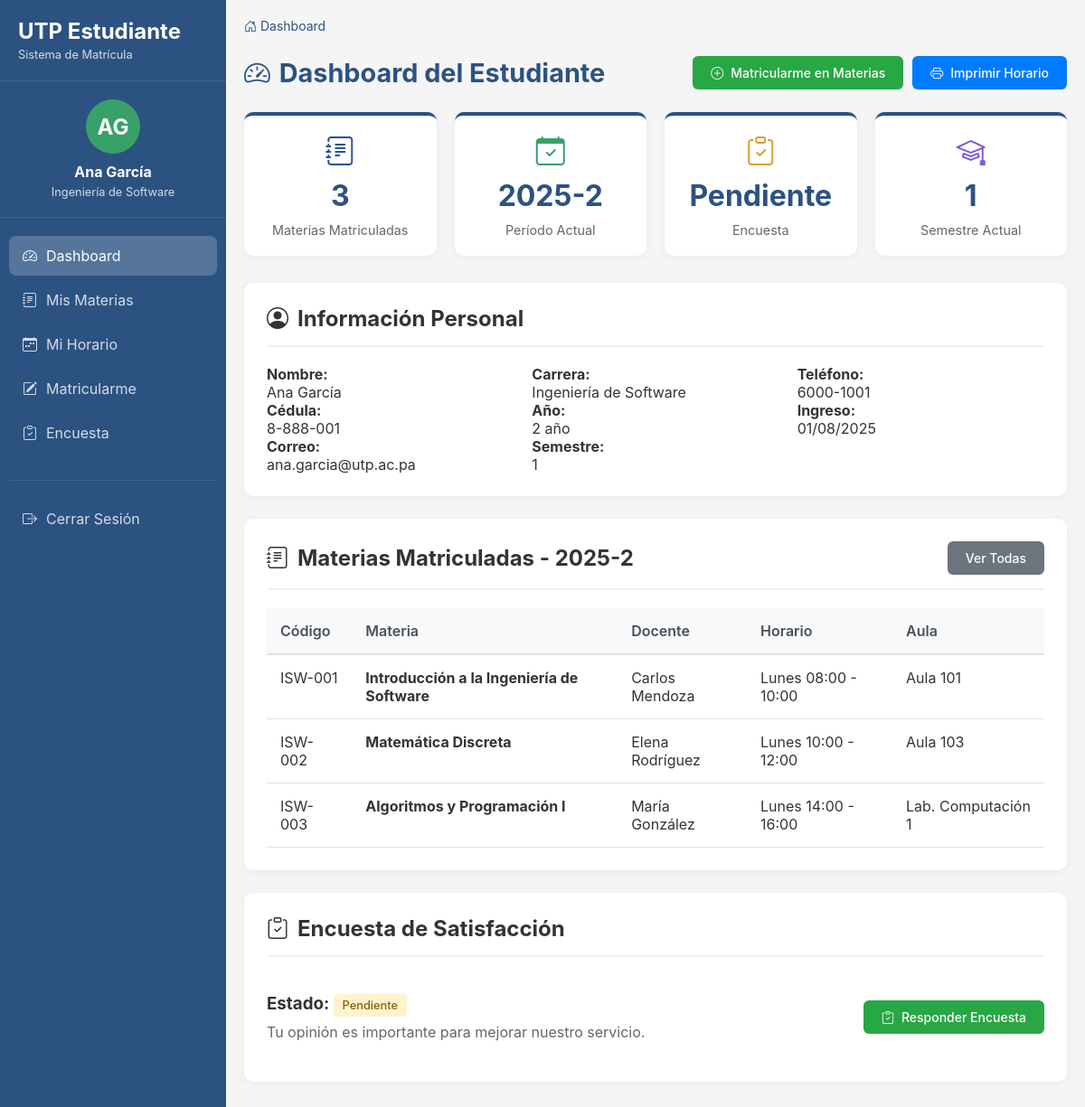
The page /app/views/estudiante/dashboard.php (signed in) on the database its author committed.
### tables this page shows
CREATE TABLE IF NOT EXISTS `estudiantes` (
  `id_estudiante` int NOT NULL AUTO_INCREMENT,
  `cedula` varchar(50) NOT NULL,
  `id_usuario` int NOT NULL,
  `telefono` varchar(20) DEFAULT NULL,
  `año_carrera` int DEFAULT '1',
  `semestre_actual` int DEFAULT '1',
  `fecha_ingreso` timestamp NULL DEFAULT CURRENT_TIMESTAMP,
  `id_carrera` int DEFAULT NULL,
  PRIMARY KEY (`id_estudiante`),
  UNIQUE KEY `cedula` (`cedula`),
  KEY `id_usuario` (`id_usuario`),
  KEY `id_carrera` (`id_carrera`)
);

CREATE TABLE IF NOT EXISTS `usuario` (
  `id_usuario` int NOT NULL AUTO_INCREMENT,
  `nombre` varchar(50) NOT NULL,
  `apellido` varchar(50) NOT NULL,
  `correo` varchar(100) NOT NULL,
  `password` varchar(255) NOT NULL,
  `rol` varchar(20) NOT NULL DEFAULT 'estudiante',
  `estado` enum('activo','inactivo') NOT NULL DEFAULT 'activo',
  PRIMARY KEY (`id_usuario`),
  UNIQUE KEY `correo` (`correo`)
);

CREATE TABLE IF NOT EXISTS `carreras` (
  `id_carrera` int NOT NULL AUTO_INCREMENT,
  `nombre` varchar(100) NOT NULL,
  `descripcion` text,
  `codigo` varchar(20) DEFAULT NULL,
  `duracion_semestres` int DEFAULT '10',
  `creditos_totales` int DEFAULT '180',
  `nivel_academico` enum('Técnico','Licenciatura','Ingeniería','Maestría','Doctorado') DEFAULT 'Ingeniería',
  `area_conocimiento` varchar(100) DEFAULT NULL,
  `perfil_egreso` text,
  `campo_laboral` text,
  `estado` enum('activa','inactiva') DEFAULT 'activa',
  `fecha_creacion` datetime DEFAULT CURRENT_TIMESTAMP,
  PRIMARY KEY (`id_carrera`),
  UNIQUE KEY `codigo` (`codigo`)
);

CREATE TABLE IF NOT EXISTS `periodos_academicos` (
  `id_periodo` int NOT NULL AUTO_INCREMENT,
  `nombre` varchar(20) NOT NULL,
  `año` int NOT NULL,
  `semestre` int NOT NULL,
  `fecha_inicio` date NOT NULL,
  `fecha_fin` date NOT NULL,
  `estado` enum('activo','inactivo','planificado') DEFAULT 'planificado',
  `fecha_registro` datetime DEFAULT CURRENT_TIMESTAMP,
  PRIMARY KEY (`id_periodo`),
  UNIQUE KEY `nombre` (`nombre`)
);

CREATE TABLE IF NOT EXISTS `grupos_horarios_materia` (
  `id_ghm` int NOT NULL AUTO_INCREMENT,
  `id_materia` int NOT NULL,
  `id_horario` int NOT NULL,
  `aula` varchar(20) DEFAULT NULL,
  PRIMARY KEY (`id_ghm`),
  KEY `id_materia` (`id_materia`),
  KEY `id_horario` (`id_horario`)
);

CREATE TABLE IF NOT EXISTS `materias` (
  `id_materia` int NOT NULL AUTO_INCREMENT,
  `codigo` varchar(20) DEFAULT NULL,
  `nombre` varchar(100) NOT NULL,
  `descripcion` text,
  `costo` decimal(10,2) DEFAULT '0.00',
  `id_carrera` int NOT NULL,
  `id_docente` int DEFAULT NULL,
  PRIMARY KEY (`id_materia`),
  UNIQUE KEY `codigo` (`codigo`),
  KEY `id_carrera` (`id_carrera`),
  KEY `fk_materias_docentes` (`id_docente`)
);

CREATE TABLE IF NOT EXISTS `horarios` (
  `id_horario` int NOT NULL AUTO_INCREMENT,
  `dia` varchar(20) NOT NULL,
  `hora_inicio` time NOT NULL,
  `hora_fin` time NOT NULL,
  PRIMARY KEY (`id_horario`)
);

### app/views/estudiante/dashboard.php (the view, shortened to what this page needs)
<?php
require_once '../../config/conexion.php';
$pagina_activa = 'dashboard';
if (!isset($_SESSION['id_estudiante'])) {
    $id_usuario = $_SESSION['user_id'];
    $query_get_estudiante_id = "SELECT id_estudiante FROM estudiantes WHERE id_usuario = ?";
    $stmt = $conexion->prepare($query_get_estudiante_id);
    $stmt->bind_param('i', $id_usuario);
    $stmt->execute();
    $result = $stmt->get_result();
    $estudiante_data = $result->fetch_assoc();
    $id_estudiante = $estudiante_data['id_estudiante'];
} else {
    $id_estudiante = $_SESSION['id_estudiante'];
}
$query_estudiante = "SELECT e.*, u.nombre, u.apellido, u.correo,
                     c.nombre as carrera_nombre, c.codigo as carrera_codigo,
                     c.id_carrera
                     FROM estudiantes e
                     JOIN usuario u ON e.id_usuario = u.id_usuario
                     LEFT JOIN carreras c ON e.id_carrera = c.id_carrera
                     WHERE e.id_estudiante = ?";
$stmt = $conexion->prepare($query_estudiante);
$stmt->bind_param('i', $id_estudiante);
$stmt->execute();
$result = $stmt->get_result();
$estudiante = $result->fetch_assoc();
$query_periodo = "SELECT * FROM periodos_academicos WHERE estado = 'activo' LIMIT 1";
$periodo_result = $conexion->query($query_periodo);
$periodo = $periodo_result ? $periodo_result->fetch_assoc() : null;
$matriculas = [];
if ($periodo && isset($periodo['id_periodo'])) {
    $query_matriculas = "SELECT m.nombre as materia_nombre, m.codigo as materia_codigo,
                         ghm.aula, h.dia, h.hora_inicio, h.hora_fin,
                         CONCAT(d.nombre, ' ', d.apellido) as docente_nombre
                         FROM matriculas mat
                         JOIN grupos_horarios_materia ghm ON mat.id_ghm = ghm.id_ghm
                         JOIN materias m ON ghm.id_materia = m.id_materia
                         JOIN horarios h ON ghm.id_horario = h.id_horario
                         LEFT JOIN docentes d ON m.id_docente = d.id_docente
                         WHERE mat.id_estudiante = ? AND mat.id_periodo = ?
                         ORDER BY CASE h.dia
                             WHEN 'Lunes' THEN 1
                             WHEN 'Martes' THEN 2
                             WHEN 'Miércoles' THEN 3
                             WHEN 'Jueves' THEN 4
                             WHEN 'Viernes' THEN 5
                             WHEN 'Sábado' THEN 6
                             ELSE 7
                         END, h.hora_inicio";
    $stmt = $conexion->prepare($query_matriculas);
    $periodo_id = $periodo['id_periodo'];
    $stmt->bind_param('is', $id_estudiante, $periodo_id);
    $stmt->execute();
    $matriculas = $stmt->get_result()->fetch_all(MYSQLI_ASSOC);
}
$query_encuesta = "SELECT * FROM encuestas WHERE id_estudiante = ?";
$stmt = $conexion->prepare($query_encuesta);
$stmt->bind_param('i', $id_estudiante);
$stmt->execute();
$encuesta_info = $stmt->get_result()->fetch_assoc();
$encuesta_respondida = ($encuesta_info !== null);
$estudiante_info = $estudiante;
$estudiante_info['nombre_completo'] = $estudiante['nombre'] . ' ' . $estudiante['apellido'];
require_once 'partials/header.php';
?>
<?php require_once 'partials/sidebar.php'; ?>
<main class="main-content">
    <div class="breadcrumb">
        <a href="dashboard.php"><i class="bi bi-house-door"></i> Dashboard</a>
    </div>
    <div class="header-actions">
        <h1>
            <i class="bi bi-speedometer2"></i>
            Dashboard del Estudiante
        </h1>
        <div style="display: flex; gap: 10px; flex-wrap: wrap;">
            <?php if ($periodo): ?>
            <a href="matricular.php" class="btn-action btn-green">
                <i class="bi bi-plus-circle"></i> Matricularme en Materias
            </a>
            <?php endif; ?>
            <a href="horario.php" class="btn-action btn-blue">
                <i class="bi bi-printer"></i> Imprimir Horario
            </a>
        </div>
    </div>
    <div class="stats-container">
        <div class="stat-card">
            <i class="bi bi-journal-text" style="color: #2a5298;"></i>
            <div class="stat-number"><?php echo count($matriculas); ?></div>
            <div class="stat-label">Materias Matriculadas</div>
        </div>
        <div class="stat-card">
            <i class="bi bi-calendar-check" style="color: #38a169;"></i>
            <div class="stat-number">
                <?php
                if ($periodo) {
                    echo htmlspecialchars($periodo['nombre'] ?? '');
                } else {
                    echo 'Ninguno';
                }
                ?>
            </div>
            <div class="stat-label">Período Actual</div>
        </div>
        <div class="stat-card">
            <i class="bi bi-clipboard-check" style="color: #d69e2e;"></i>
            <div class="stat-number">
                <?php echo $encuesta_respondida ? 'Respondida' : 'Pendiente'; ?>
            </div>
            <div class="stat-label">Encuesta</div>
        </div>
        <div class="stat-card">
            <i class="bi bi-mortarboard" style="color: #805ad5;"></i>
            <div class="stat-number"><?php echo htmlspecialchars($estudiante['semestre_actual'] ?? '1'); ?></div>
            <div class="stat-label">Semestre Actual</div>
        </div>
    </div>
    <div class="card">
        <div class="card-header">
            <h2><i class="bi bi-person-circle"></i> Información Personal</h2>
        </div>
        <div style="display: grid; grid-template-columns: repeat(auto-fit, minmax(250px, 1fr)); gap: 20px;">
            <div>
                <p><strong>Nombre:</strong><br><?php echo htmlspecialchars($estudiante['nombre'] . ' ' . $estudiante['apellido']); ?></p>
                <p><strong>Cédula:</strong><br><?php echo htmlspecialchars($estudiante['cedula']); ?></p>
                <p><strong>Correo:</strong><br><?php echo htmlspecialchars($estudiante['correo']); ?></p>
            </div>
            <div>
                <p><strong>Carrera:</strong><br><?php echo htmlspecialchars($estudiante['carrera_nombre'] ?? 'No asignada'); ?></p>
                <p><strong>Año:</strong><br><?php echo htmlspecialchars($estudiante['año_carrera']); ?> año</p>
                <p><strong>Semestre:</strong><br><?php echo htmlspecialchars($estudiante['semestre_actual']); ?></p>
            </div>
            <div>
                <p><strong>Teléfono:</strong><br><?php echo htmlspecialchars($estudiante['telefono'] ?? 'No registrado'); ?></p>
                <p><strong>Ingreso:</strong><br><?php echo $estudiante['fecha_ingreso'] ? date('d/m/Y', strtotime($estudiante['fecha_ingreso'])) : 'No registrada'; ?></p>
            </div>
        </div>
    </div>
    <div class="card">
        <div class="card-header">
            <h2><i class="bi bi-journal-text"></i> Materias Matriculadas - <?php echo $periodo['nombre'] ?? 'No activo'; ?></h2>
            <a href="materias.php" class="btn-action">Ver Todas</a>
        </div>
        <?php if (count($matriculas) > 0): ?>
        <div class="table-container">
            <table>
                <thead>
                    <tr><th>Código</th><th>Materia</th><th>Docente</th><th>Horario</th><th>Aula</th></tr>
                </thead>
                <tbody>
                    <?php foreach ($matriculas as $m): ?>
                    <tr>
                        <td><?php echo htmlspecialchars($m['materia_codigo']); ?></td>
                        <td><strong><?php echo htmlspecialchars($m['materia_nombre']); ?></strong></td>
                        <td><?php echo htmlspecialchars($m['docente_nombre'] ?? 'Por asignar'); ?></td>
                        <td><?php echo htmlspecialchars($m['dia']) . ' ' . substr($m['hora_inicio'], 0, 5) . ' - ' . substr($m['hora_fin'], 0, 5); ?></td>
                        <td><?php echo htmlspecialchars($m['aula']); ?></td>
                    </tr>
                    <?php endforeach; ?>
                </tbody>
            </table>
        </div>
        <?php endif; ?>
    </div>
    <div class="card">
        <div class="card-header">
            <h2><i class="bi bi-clipboard-check"></i> Encuesta de Satisfacción</h2>
        </div>
        <div style="display: flex; justify-content: space-between; align-items: center; padding: 20px 0;">
            <div>
                <h3 style="margin-bottom: 10px;">Estado:
                    <?php if ($encuesta_respondida): ?>
                        <span class="badge badge-success">Respondida</span>
                    <?php else: ?>
                        <span class="badge badge-warning">Pendiente</span>
                    <?php endif; ?>
                </h3>
                <p style="color: #666;">Tu opinión es importante para mejorar nuestro servicio.</p>
            </div>
            <div>
                <a href="encuesta.php" class="btn-action <?php echo $encuesta_respondida ? 'btn-warning' : 'btn-green'; ?>">
                    <i class="bi bi-clipboard-check"></i>
                    <?php echo $encuesta_respondida ? 'Ver/Editar Encuesta' : 'Responder Encuesta'; ?>
                </a>
            </div>
        </div>
    </div>
</main>
<?php
require_once 'partials/footer.php';
?>

### app/views/estudiante/partials/sidebar.php (shortened to what this page needs)
<?php
$nombre = $estudiante_info['nombre_completo'] ?? 'Estudiante';
$nombre_parts = explode(' ', $nombre);
$iniciales = '';
if (count($nombre_parts) >= 2) {
    $iniciales = strtoupper(substr($nombre_parts[0], 0, 1) . substr($nombre_parts[1], 0, 1));
} elseif (!empty($nombre_parts[0])) {
    $iniciales = strtoupper(substr($nombre_parts[0], 0, 1));
} else {
    $iniciales = 'E';
}
?>
<aside class="sidebar">
    <div class="logo">
        <h2>UTP Estudiante</h2>
        <small>Sistema de Matrícula</small>
    </div>
    <div class="user-info">
        <div class="avatar">
            <?php echo $iniciales; ?>
        </div>
        <h3><?php echo htmlspecialchars($nombre); ?></h3>
        <p><?php echo htmlspecialchars($estudiante_info['carrera_nombre'] ?? 'Estudiante'); ?></p>
    </div>
    <nav class="nav-menu">
        <a href="dashboard.php" class="nav-item <?php echo $pagina_activa == 'dashboard' ? 'active' : ''; ?>">
            <i class="bi bi-speedometer2"></i>
            <span>Dashboard</span>
        </a>
        <a href="materias.php" class="nav-item <?php echo $pagina_activa == 'materias' ? 'active' : ''; ?>">
            <i class="bi bi-journal-text"></i>
            <span>Mis Materias</span>
        </a>
        <a href="horario.php" class="nav-item <?php echo $pagina_activa == 'horario' ? 'active' : ''; ?>">
            <i class="bi bi-calendar-week"></i>
            <span>Mi Horario</span>
        </a>
        <?php if ($periodo): ?>
        <a href="matricular.php" class="nav-item <?php echo $pagina_activa == 'matricular' ? 'active' : ''; ?>">
            <i class="bi bi-pencil-square"></i>
            <span>Matricularme</span>
        </a>
        <?php endif; ?>
        <a href="encuesta.php" class="nav-item <?php echo $pagina_activa == 'encuesta' ? 'active' : ''; ?>">
            <i class="bi bi-clipboard-check"></i>
            <span>Encuesta</span>
        </a>
        <div class="logout">
            <a href="../auth/logout.php" class="nav-item">
                <i class="bi bi-box-arrow-right"></i>
                <span>Cerrar Sesión</span>
            </a>
        </div>
    </nav>
</aside>

### rows shown on the page
estudiantes: id_usuario.apellido "AG", id_carrera.nombre "Ingeniería de Software", semestre_actual "1", id_usuario.apellido "Ana García", cedula "8-888-001", id_usuario.correo "ana.garcia@utp.ac.pa", año_carrera "2", telefono "6000-1001", fecha_ingreso "01/08/2025"
periodos_academicos: nombre "2025-2"
grupos_horarios_materia: id_materia.codigo "ISW-001", id_materia.nombre "Introducción a la Ingeniería de Software", docente_nombre "Carlos Mendoza", id_horario.dia "Lunes", id_horario.hora_inicio "08:00", id_horario.hora_fin "10:00", aula "Aula 101"
grupos_horarios_materia: id_materia.codigo "ISW-002", id_materia.nombre "Matemática Discreta", docente_nombre "Elena Rodríguez", id_horario.dia "Lunes", id_horario.hora_inicio "10:00", id_horario.hora_fin "12:00", aula "Aula 103"
grupos_horarios_materia: id_materia.codigo "ISW-003", id_materia.nombre "Algoritmos y Programación I", docente_nombre "María González", id_horario.dia "Lunes", id_horario.hora_inicio "14:00", id_horario.hora_fin "16:00", aula "Lab. Computación 1"

### other values the page prints
$nombre "Ana García"
count($matriculas) "3"
